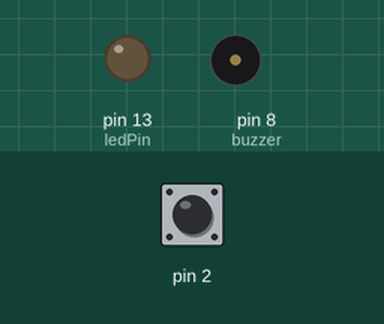
Simulated run of this sketch. Board: Arduino Uno, built with avr-gcc and run on an emulated ATmega328P. Shown: output pins drawn as LEDs (lit = HIGH), buzzer (waves = sounding, pin HIGH). Inputs (shaded band) come from the test bench; at power-on: pin 2 HIGH.

Above: at 1.2 s.
1.3 s: pin 2 pulled LOW for 0.15 s
At 1.37 s:
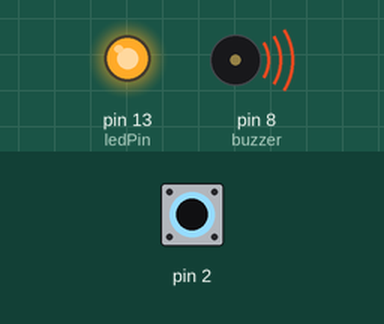
2.9 s: pin 2 pulled LOW for 3.2 s
At 7.0 s:
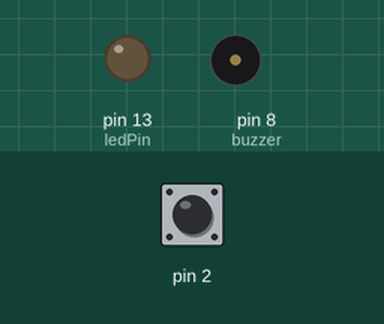
Timing chart, 0 to 8.5 s (numbered marks = the images above; inputs shaded):
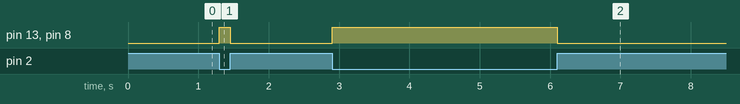

The sketch:

Operation.ino
```cpp
const int ledPin = 13;//the led attach to
int buzzer = 8;

void setup()
{
  pinMode(ledPin,OUTPUT); //initialize the ledPin as an output
  pinMode(2,INPUT);
  pinMode(buzzer, OUTPUT);
  digitalWrite(2, HIGH);
}
/******************************************/
void loop()
{
  int digitalVal = digitalRead(2);
  if(HIGH == digitalVal)
  {
    digitalWrite(ledPin,LOW);//turn the led off
    digitalWrite(buzzer, LOW); // turn buzzer off
  }
  else
  {
    digitalWrite(ledPin,HIGH); //turn the led on
    digitalWrite(buzzer, HIGH); // turn the buzzer on
  }
}
/**********************************************/
```

Measured:
- after the input at 1.3 s, pin 13 (ledPin), pin 8 (buzzer): LOW → HIGH at once, → LOW 0.15 s later
- after the input at 2.9 s, pin 13 (ledPin), pin 8 (buzzer): LOW → HIGH at once, → LOW 3.2 s later
